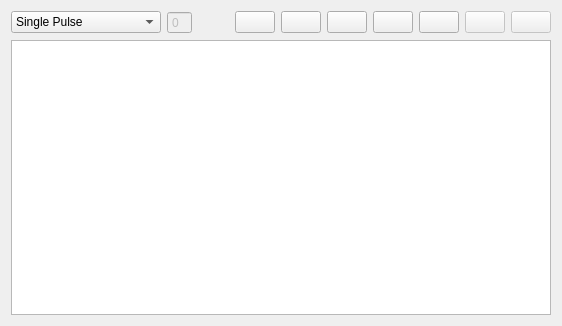
<?xml version="1.0" encoding="UTF-8"?>
<ui version="4.0">
 <class>GalSequenceWidget</class>
 <widget class="QWidget" name="GalSequenceWidget">
  <property name="geometry">
   <rect>
    <x>0</x>
    <y>0</y>
    <width>562</width>
    <height>326</height>
   </rect>
  </property>
  <property name="windowTitle">
   <string>Sequences</string>
  </property>
  <layout class="QGridLayout" name="gridLayout">
   <item row="0" column="0">
    <layout class="QHBoxLayout" name="horizontalLayout">
     <item>
      <widget class="QComboBox" name="Sequence_comboBox">
       <property name="enabled">
        <bool>true</bool>
       </property>
       <property name="minimumSize">
        <size>
         <width>150</width>
         <height>0</height>
        </size>
       </property>
       <property name="toolTip">
        <string>Select known Sequence by name</string>
       </property>
       <item>
        <property name="text">
         <string>Single Pulse</string>
        </property>
       </item>
       <item>
        <property name="text">
         <string>Double Pulse</string>
        </property>
       </item>
       <item>
        <property name="text">
         <string>Pulse Sequence</string>
        </property>
       </item>
      </widget>
     </item>
     <item>
      <widget class="QSpinBox" name="SequenceIDSpinBox">
       <property name="enabled">
        <bool>false</bool>
       </property>
       <property name="toolTip">
        <string>unique id of selected sequence</string>
       </property>
       <property name="readOnly">
        <bool>false</bool>
       </property>
       <property name="buttonSymbols">
        <enum>QAbstractSpinBox::NoButtons</enum>
       </property>
      </widget>
     </item>
     <item>
      <spacer name="horizontalSpacer">
       <property name="orientation">
        <enum>Qt::Horizontal</enum>
       </property>
       <property name="sizeHint" stdset="0">
        <size>
         <width>40</width>
         <height>20</height>
        </size>
       </property>
      </spacer>
     </item>
     <item>
      <widget class="QPushButton" name="SequenceNewButton">
       <property name="toolTip">
        <string>&lt;html&gt;&lt;head/&gt;&lt;body&gt;&lt;p&gt;Create new Sequence&lt;/p&gt;&lt;/body&gt;&lt;/html&gt;</string>
       </property>
       <property name="text">
        <string/>
       </property>
       <property name="icon">
        <iconset resource="../galapicons.qrc">
         <normaloff>:/icons/filenew.png</normaloff>:/icons/filenew.png</iconset>
       </property>
      </widget>
     </item>
     <item>
      <widget class="QPushButton" name="SequenceEditButton">
       <property name="toolTip">
        <string>&lt;html&gt;&lt;head/&gt;&lt;body&gt;&lt;p&gt;Edit command code of selected sequence&lt;/p&gt;&lt;/body&gt;&lt;/html&gt;</string>
       </property>
       <property name="text">
        <string/>
       </property>
       <property name="icon">
        <iconset resource="../galapicons.qrc">
         <normaloff>:/icons/analysiswin.png</normaloff>:/icons/analysiswin.png</iconset>
       </property>
      </widget>
     </item>
     <item>
      <widget class="QPushButton" name="SequenceDeleteButton">
       <property name="toolTip">
        <string>&lt;html&gt;&lt;head/&gt;&lt;body&gt;&lt;p&gt;Remove selected sequence from setup&lt;/p&gt;&lt;/body&gt;&lt;/html&gt;</string>
       </property>
       <property name="text">
        <string/>
       </property>
       <property name="icon">
        <iconset resource="../galapicons.qrc">
         <normaloff>:/icons/delete.png</normaloff>:/icons/delete.png</iconset>
       </property>
      </widget>
     </item>
     <item>
      <widget class="QPushButton" name="SequenceLoadButton">
       <property name="toolTip">
        <string>&lt;html&gt;&lt;head/&gt;&lt;body&gt;&lt;p&gt;Load sequence code from file&lt;/p&gt;&lt;/body&gt;&lt;/html&gt;</string>
       </property>
       <property name="text">
        <string/>
       </property>
       <property name="icon">
        <iconset resource="../galapicons.qrc">
         <normaloff>:/icons/open.png</normaloff>:/icons/open.png</iconset>
       </property>
      </widget>
     </item>
     <item>
      <widget class="QPushButton" name="SequenceSaveButton">
       <property name="toolTip">
        <string>&lt;html&gt;&lt;head/&gt;&lt;body&gt;&lt;p&gt;Export current sequence code to file&lt;/p&gt;&lt;/body&gt;&lt;/html&gt;</string>
       </property>
       <property name="text">
        <string/>
       </property>
       <property name="icon">
        <iconset resource="../galapicons.qrc">
         <normaloff>:/icons/filesave.png</normaloff>:/icons/filesave.png</iconset>
       </property>
      </widget>
     </item>
     <item>
      <widget class="QPushButton" name="SequenceEditCancelButton">
       <property name="enabled">
        <bool>false</bool>
       </property>
       <property name="toolTip">
        <string>&lt;html&gt;&lt;head/&gt;&lt;body&gt;&lt;p&gt;Cancel edited code for selected sequence (restore last setup)&lt;/p&gt;&lt;/body&gt;&lt;/html&gt;</string>
       </property>
       <property name="text">
        <string/>
       </property>
       <property name="icon">
        <iconset resource="../galapicons.qrc">
         <normaloff>:/icons/undo.png</normaloff>:/icons/undo.png</iconset>
       </property>
      </widget>
     </item>
     <item>
      <widget class="QPushButton" name="SequenceApplyButton">
       <property name="enabled">
        <bool>false</bool>
       </property>
       <property name="toolTip">
        <string>&lt;html&gt;&lt;head/&gt;&lt;body&gt;&lt;p&gt;Apply command code for selected sequence&lt;/p&gt;&lt;/body&gt;&lt;/html&gt;</string>
       </property>
       <property name="text">
        <string/>
       </property>
       <property name="icon">
        <iconset resource="../galapicons.qrc">
         <normaloff>:/icons/OK16.png</normaloff>:/icons/OK16.png</iconset>
       </property>
      </widget>
     </item>
    </layout>
   </item>
   <item row="1" column="0">
    <widget class="QPlainTextEdit" name="SequenceTextEdit">
     <property name="toolTip">
      <string>Command code of selected sequence.</string>
     </property>
     <property name="readOnly">
      <bool>true</bool>
     </property>
    </widget>
   </item>
  </layout>
 </widget>
 <resources>
  <include location="../galapicons.qrc"/>
 </resources>
 <connections/>
</ui>
